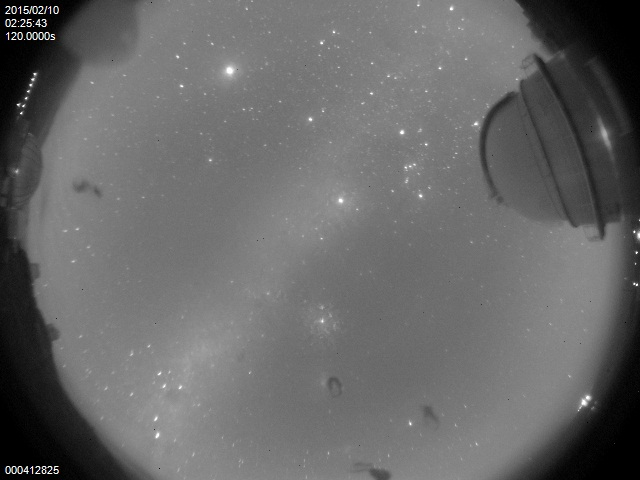
#> input picture analyse_AllSky/to_test/AllSkyImage000412825_2015-02-10_02:28.JPG, 640 x 480 px; its folder holds only this picture in this run
$ python detect_peaks.py   (Python 2 division)   (older library calls are emulated)
#> lines starting #> are read from the running program, lines starting #| are printed output that depends on the picture; after the words box and inside, x2 and y2 are one past the last pixel; in counts of white or black regions, pixels touching at a corner belong together
#> in loadallsky, im is the input picture: shape (480, 640, 3); mean R, G, B 103.5, 103.4, 103.5
### analyse_AllSky/util.py
"""
Useful functions and definitions
"""

import os
import cPickle as pickle
import gzip
import copy

import scipy.ndimage
import numpy as np

import urllib2, re

def rgb2gray(arr):
	red = arr[:,:,0]
	green = arr[:,:,1]
	blue = arr[:,:,2]

	return 0.299 * red + 0.587 * green + 0.144 * blue

def get_mask(ar):
	s=np.shape(ar)
#> s = (480, 640)
	# [6 lines of commented-out code are left out]
	xxa, xxb = s[0]/2, s[1]/2
#> xxa = 240; xxb = 320
	r = 285
	y,x = np.ogrid[-xxa:s[0]-xxa, -xxb:s[1]-xxb]
#> y = 480 values from -240 to 239

	adan, bdan = 145, 570
	rdan = 88
	ydan,xdan = np.ogrid[-adan:s[0]-adan, -bdan:s[1]-bdan]
#> ydan = 480 values from -145 to 334

	mask = np.logical_or(x*x + y*y >= r*r, xdan*xdan + ydan*ydan <= rdan*rdan)

	return mask

def loadallsky(fnimg, return_complete=False):
	im = scipy.ndimage.imread(fnimg)
	ar = np.array(im)
	ar = rgb2gray(ar)
	rest = copy.copy(ar)

	mask = get_mask(ar)
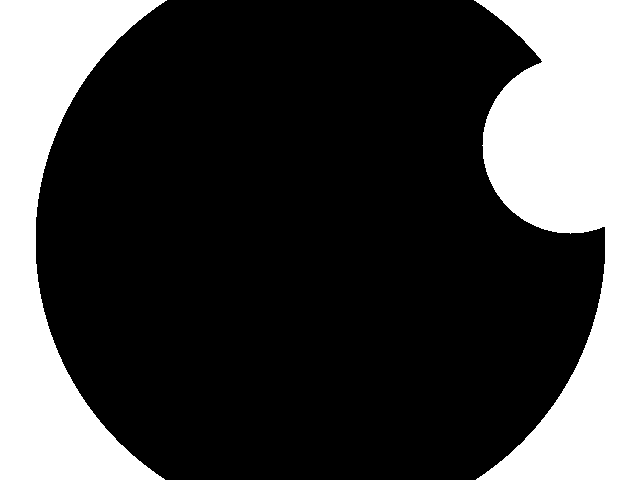
#> mask: shape (480, 640) bool; 27.8% white; 2 white regions, box (x1, y1, x2, y2) and area: (474, 0, 640, 480) 49604, (0, 0, 167, 480) 35645
	ar[mask] = np.nan
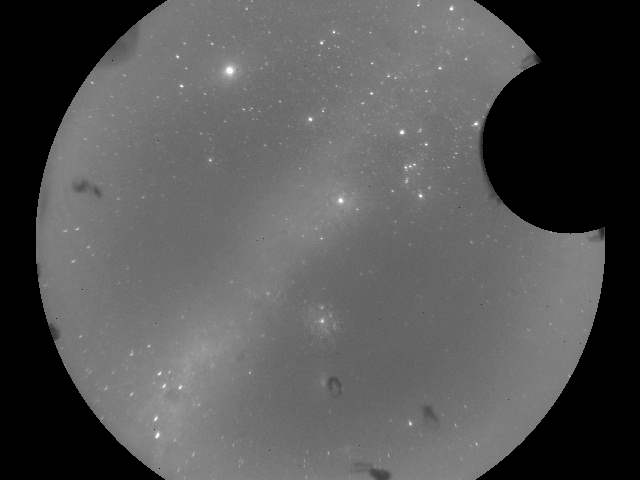
#> ar: shape (480, 640) float64; 27.75% of the values are NaN or infinite; the others: min 11.33, max 262.6, mean 127; drawn with min black, max white, NaN and infinite black

	if return_complete:
		return ar, rest
	else:
		return ar

# [26 lines left out: functions writepickle, readpickle, not called in this run]

from scipy.optimize import leastsq

# [99 lines left out: functions gaussian, fwhm, get_params, not called in this run]

def get_radius(elev, ff, k1, k2, r0):
	return ff*k1*np.tan(k2 * elev / 2.) * r0

# [65 lines left out: functions get_image_coordinates, get_wind, not called in this run]

### analyse_AllSky/detect_peaks.py
import numpy as np
import scipy.ndimage.filters as filters
import scipy.ndimage as ndimage
import util
import copy
from scipy.spatial import cKDTree

# [59 lines left out: functions gaussian, detect_stars, get_observability, not called in this run]

if __name__ == "__main__":
	import glob
	import matplotlib.pyplot as plt

	list_of_images = glob.glob("to_test/AllSkyImage*.JPG")

	imgs = []
	for fim in list_of_images:
		imgs.append(util.loadallsky(fim))

		plt.imshow(imgs[0], interpolation='nearest')
		plt.show(); exit()
#> (the program exits here)

$ run again, on analyse_AllSky/to_test/AllSkyImage000419776_2015-02-20_06:09.JPG
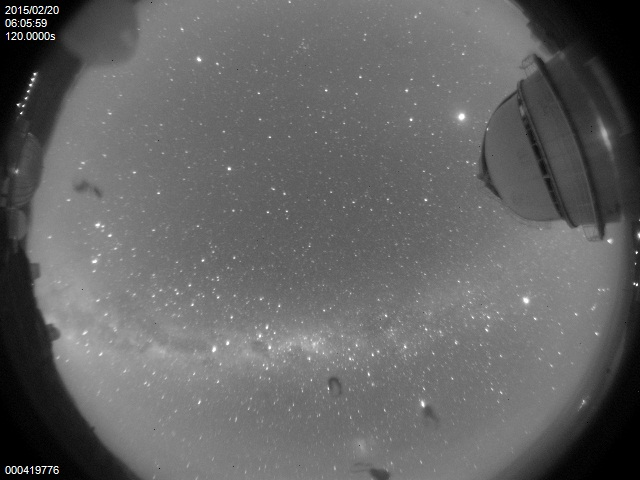
#> input picture analyse_AllSky/to_test/AllSkyImage000419776_2015-02-20_06:09.JPG, 640 x 480 px
#> in loadallsky, im is the input picture: shape (480, 640, 3); mean R, G, B 100.2, 100.2, 100.2
#> mask: shape (480, 640) bool; 27.8% white; 2 white regions, box (x1, y1, x2, y2) and area: (474, 0, 640, 480) 49604, (0, 0, 167, 480) 35645
#> in loadallsky, `ar[mask] = np.nan`:
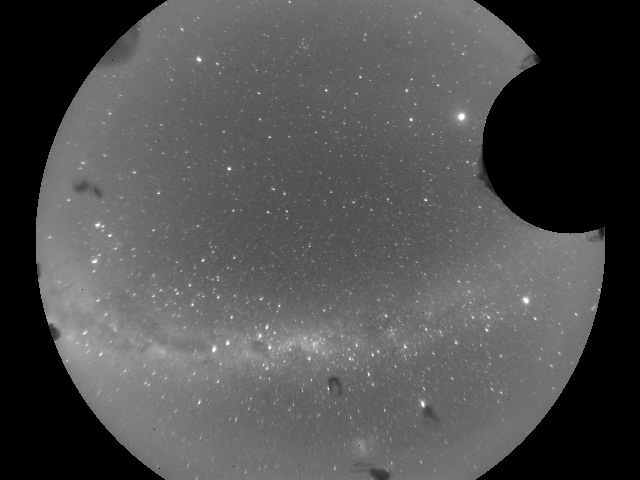
#> ar: shape (480, 640) float64; 27.75% of the values are NaN or infinite; the others: min 17.51, max 262.6, mean 122.9; drawn with min black, max white, NaN and infinite black

$ run again, on analyse_AllSky/to_test/AllSkyImage000419817.JPG
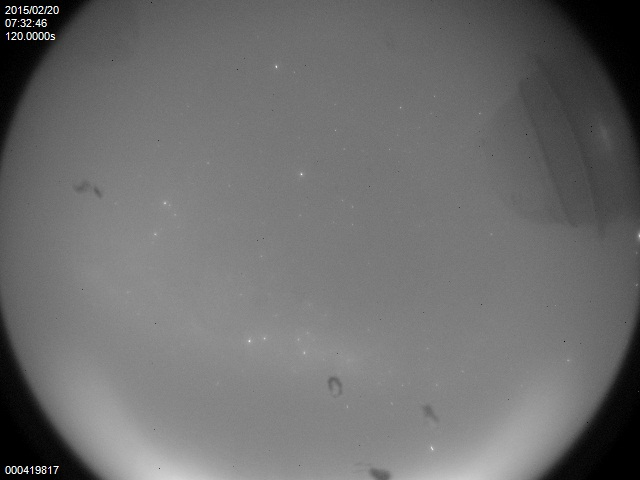
#> input picture analyse_AllSky/to_test/AllSkyImage000419817.JPG, 640 x 480 px
#> in loadallsky, im is the input picture: shape (480, 640, 3); mean R, G, B 109.3, 109.3, 109.3
#> mask: shape (480, 640) bool; 27.8% white; 2 white regions, box (x1, y1, x2, y2) and area: (474, 0, 640, 480) 49604, (0, 0, 167, 480) 35645
#> in loadallsky, `ar[mask] = np.nan`:
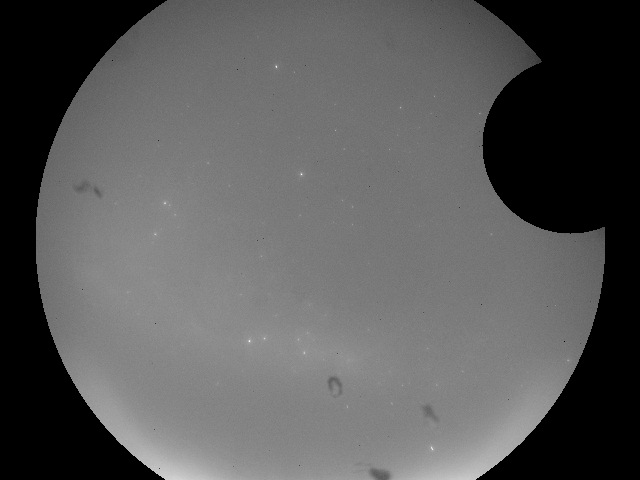
#> ar: shape (480, 640) float64; 27.75% of the values are NaN or infinite; the others: min 2.06, max 262.6, mean 128.3; drawn with min black, max white, NaN and infinite black

$ run again, on analyse_AllSky/to_test/AllSkyImage000419616_2015-02-20_00:24.JPG
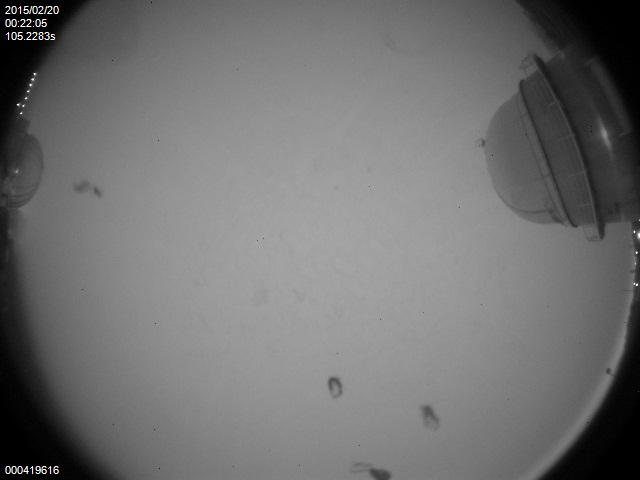
#> input picture analyse_AllSky/to_test/AllSkyImage000419616_2015-02-20_00:24.JPG, 640 x 480 px
#> in loadallsky, im is the input picture: shape (480, 640, 3); mean R, G, B 113, 113, 113
#> mask: shape (480, 640) bool; 27.8% white; 2 white regions, box (x1, y1, x2, y2) and area: (474, 0, 640, 480) 49604, (0, 0, 167, 480) 35645
#> in loadallsky, `ar[mask] = np.nan`:
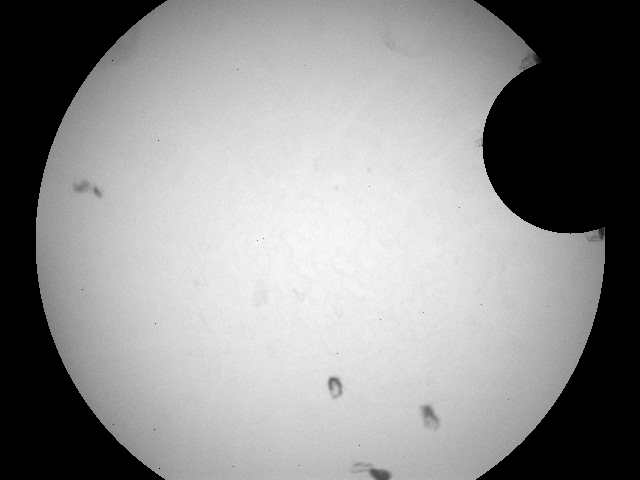
#> ar: shape (480, 640) float64; 27.75% of the values are NaN or infinite; the others: min 20.6, max 174.1, mean 139.3; drawn with min black, max white, NaN and infinite black
